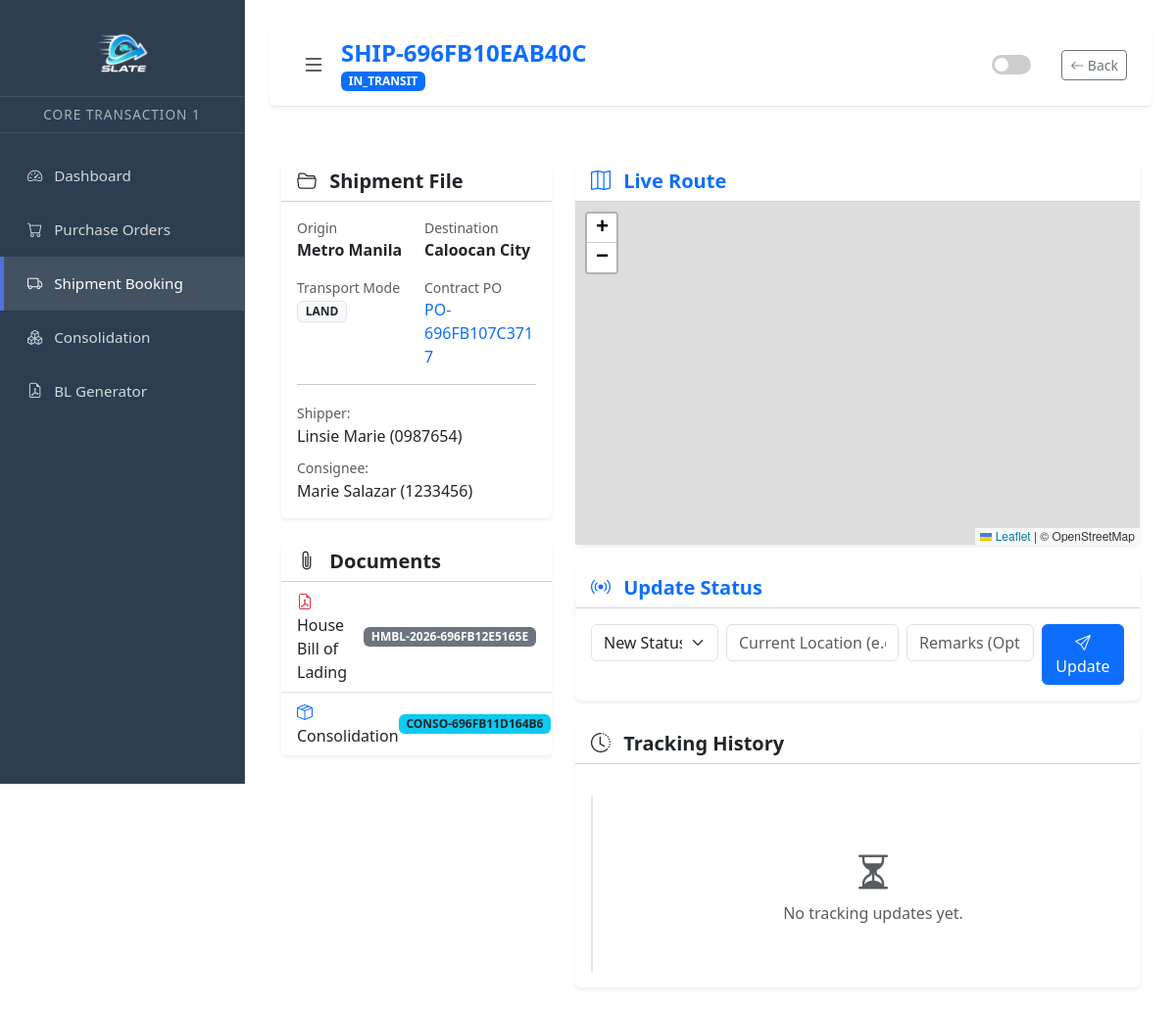
The page /public/shipment_details.php?id=23 (signed in) on the database as committed earlier.
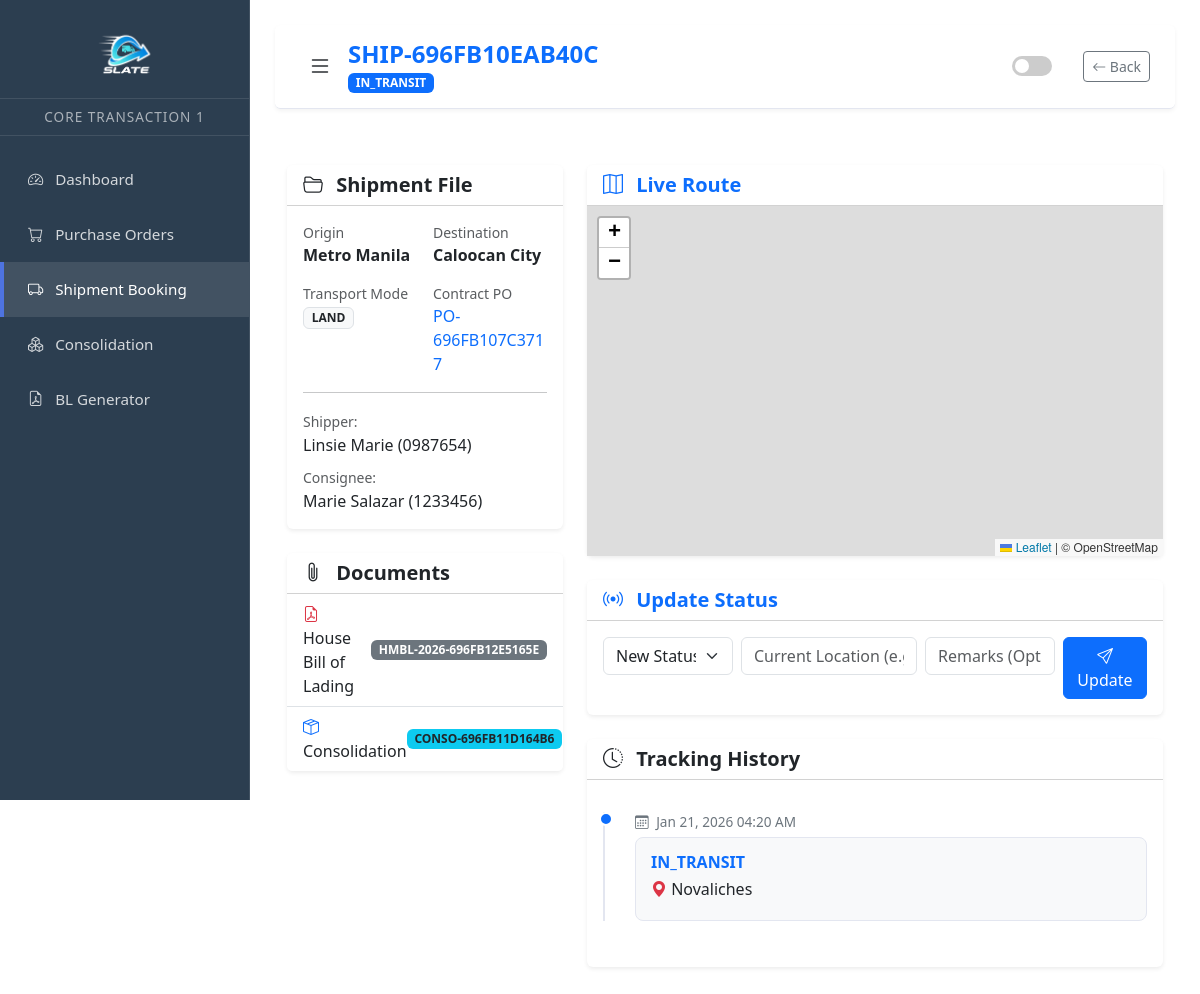
The same page on the database as committed later.
### tables this page shows
CREATE TABLE `shipment_tracking` (
  `event_id` int(11) NOT NULL,
  `shipment_id` int(11) NOT NULL,
  `status` varchar(50) NOT NULL,
  `remarks` text DEFAULT NULL,
  `location` varchar(100) DEFAULT NULL,
  `created_at` timestamp NOT NULL DEFAULT current_timestamp(),
  `created_by` int(11) NOT NULL
);

### public/shipment_details.php (the view, shortened to what the changed rows need)
<?php
include "../api/db.php";
$shipment_id = (int)$_GET['id'];
$history = $conn->query("SELECT * FROM shipment_tracking WHERE shipment_id = $shipment_id ORDER BY created_at DESC");
function getBadge($status)
{
    if ($status === 'IN_TRANSIT') return 'primary';
    return 'light text-dark border';
}
?>
<!DOCTYPE html>
<html lang="en">
<head>
    <link rel="stylesheet" href="../assets/style.css">
    <link href="https://cdn.jsdelivr.net/npm/bootstrap@5.3.0/dist/css/bootstrap.min.css" rel="stylesheet">
    <link href="https://cdn.jsdelivr.net/npm/bootstrap-icons@1.10.5/font/bootstrap-icons.css" rel="stylesheet">
    <link rel="stylesheet" href="../assets/leaflet.css">
    <link rel="stylesheet" href="https://unpkg.com/leaflet-routing-machine@latest/dist/leaflet-routing-machine.css" />
</head>
<body>
    <div class="content">
        <div class="container-fluid py-4">
            <div class="row g-4">
                <div class="col-lg-8">
                    <div class="card shadow-sm border-0">
                        <div class="card-body">
                            <div class="timeline mt-3">
                                <?php if ($history->num_rows > 0): ?>
                                    <?php while ($row = $history->fetch_assoc()): ?>
                                        <div class="timeline-item">
                                            <div class="timeline-dot"></div>
                                            <div class="timeline-date">
                                                <i class="bi bi-calendar3 me-1"></i> <?= date("M d, Y h:i A", strtotime($row['created_at'])) ?>
                                            </div>
                                            <div class="timeline-content">
                                                <h6 class="fw-bold mb-1 text-<?= getBadge($row['status']) ?>">
                                                    <?= $row['status'] ?>
                                                </h6>
                                                <p class="mb-1"><i class="bi bi-geo-alt-fill text-danger"></i> <?= $row['location'] ?></p>
                                            </div>
                                        </div>
                                    <?php endwhile; ?>
                                <?php else: ?>
                                    <div class="text-center text-muted py-5">
                                        <i class="bi bi-hourglass-split fs-1"></i><br>
                                        No tracking updates yet.
                                    </div>
                                <?php endif; ?>
                            </div>
                        </div>
                    </div>
                </div>
            </div>
        </div>
    </div>
</body>
</html>

Rows that differ between the two databases and show on the page:
added shipment_tracking: created_at "Jan 21, 2026 04:20 AM", status "IN_TRANSIT", location "Novaliches"
Other text that changed with them:
text no longer shown: "No tracking updates yet."
